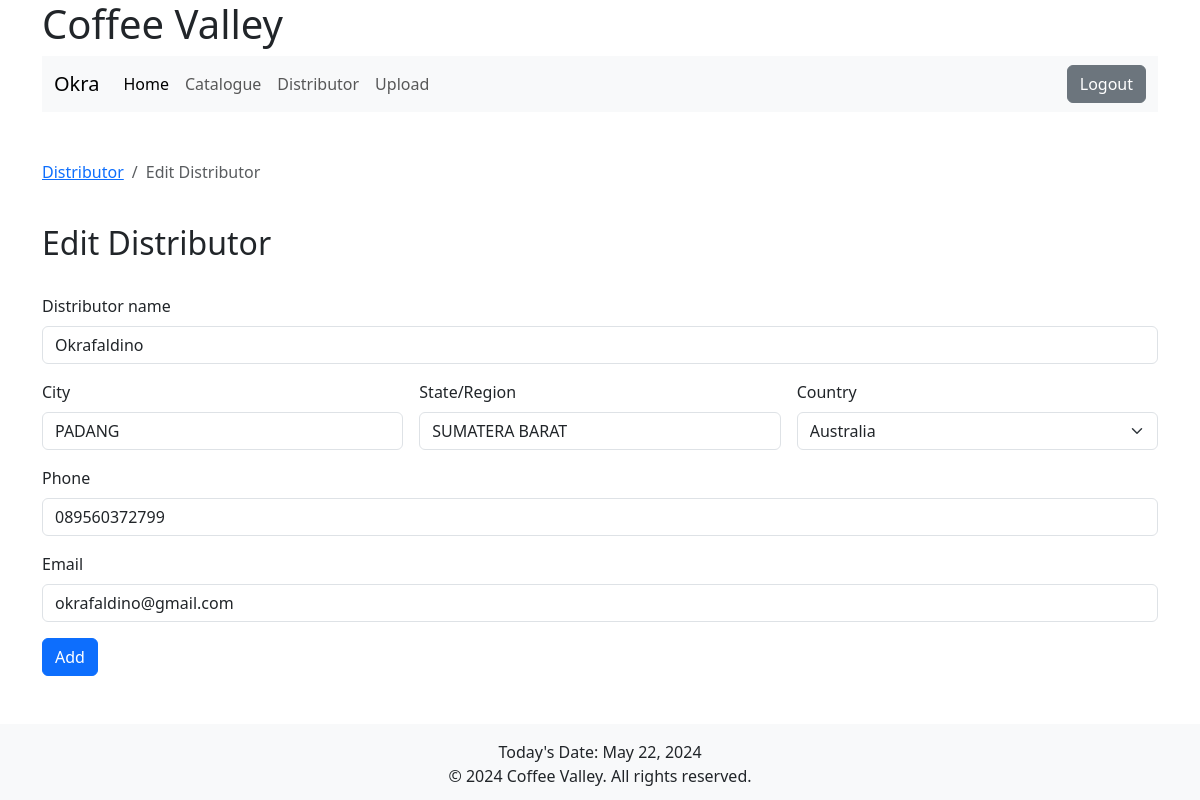
Screenshot of /editdis.php?dis_id=1 (signed in) with the database file from the repository.
### tables this page shows
CREATE TABLE `distributor` (
  `Distributor_ID` int(11) NOT NULL,
  `name` varchar(255) NOT NULL,
  `city` varchar(255) NOT NULL,
  `state` varchar(255) NOT NULL,
  `country` varchar(255) NOT NULL,
  `phone` varchar(255) NOT NULL,
  `email` varchar(255) NOT NULL
);

### editdis.php (the view, shortened to what this page needs)
<?php
require 'config.php';
$dis_id = $_GET['dis_id'];
$query = mysqli_query($conn, "SELECT * FROM distributor WHERE Distributor_ID = '$dis_id'");
$tampil = mysqli_fetch_array($query);
?>
<!DOCTYPE html>
<html lang="en">
<head>
  <link href="https://cdn.jsdelivr.net/npm/bootstrap@5.3.0/dist/css/bootstrap.min.css" rel="stylesheet">
</head>
<body>
  <?php include 'header.php'; ?>
  <div class="container mt-5">
    <nav aria-label="breadcrumb">
      <ol class="breadcrumb">
        <li class="breadcrumb-item"><a href="distributor.php">Distributor</a></li>
        <li class="breadcrumb-item active" aria-current="page">Edit Distributor</li>
      </ol>
    </nav>
    <br>
    <h2>Edit Distributor</h2>
    <br>
    <form class="row g-3" action="" method="post">
      <div class="col-md-12">
        <label for="inputEmail4" class="form-label">Distributor name</label>
        <input type="text" class="form-control" id="inputEmail4" name="name" value="<?= $tampil['name']; ?>">
      </div>
      <div class="col-md-4">
        <label for="inputCity" class="form-label">City</label>
        <input type="text" class="form-control" id="inputCity" name="city" value="<?= $tampil['city']; ?>">
      </div>
      <div class="col-md-4">
        <label for="inputZip" class="form-label">State/Region</label>
        <input type="text" class="form-control" id="inputZip" name="state" value="<?= $tampil['state']; ?>">
      </div>
      <div class="col-md-4">
        <label for="inputState" class="form-label">Country</label>
        <select id="inputState" class="form-select" name="country">
          <option value="Australia" <?php if ($tampil['country'] == 'Australia') echo ' selected="selected"'; ?>>
            Australia</option>
        </select>
      </div>
      <div class="col-md-12">
        <label for="inputPassword4" class="form-label">Phone</label>
        <input type="text" class="form-control" id="inputPassword4" name="phone" value="<?= $tampil['phone']; ?>">
      </div>
      <div class="col-12">
        <label for="inputAddress" class="form-label">Email</label>
        <input type="text" class="form-control" id="inputAddress" name="email" value="<?= $tampil['email']; ?>">
      </div>
      <div class="col-12">
        <button type="submit" class="btn btn-primary" name="edit">Add</button>
      </div>
    </form>
  </div>
  <?php include 'footer.php'; ?>
</body>
</html>

### rows the page displays
distributor: name "Okrafaldino", city "PADANG", state "SUMATERA BARAT", country "Australia", phone "089560372799", email "okrafaldino@gmail.com"
